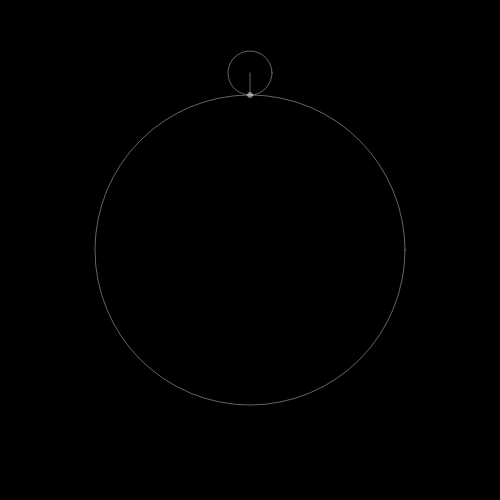
Frame 1 (no input)
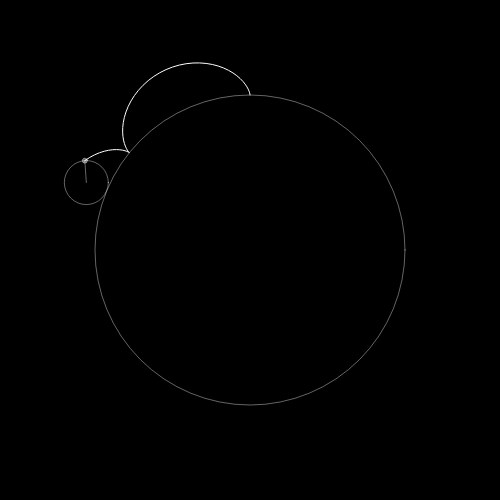
Frame 60 (no input)
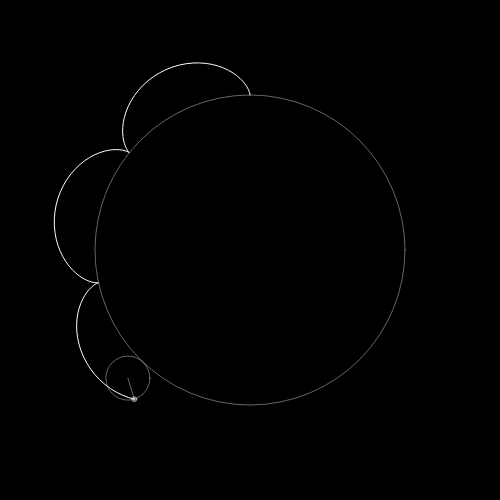
Frame 120 (the mouse pressed at the canvas centre since frame 60)

The p5.js sketch that drew these frames (run headless with seeded random() and noise() and a simulated clock; from frame 60 on, the mouse is pressed at the canvas centre):

// p5.js sketch
// ── sketch.js
let R = 155;
let r = 22;
let alfa = 0;
let path = [];

function setup() {
  createCanvas(500, 500);
}

function draw() {
  background(0);

  translate(width / 2, height / 2);

  noFill();
  stroke(255, 100);
  ellipse(0, 0, R * 2);

  // Center
  let centerx = (R + r) * sin(alfa + PI);
  let centery = (R + r) * cos(alfa + PI);
  noFill();
  ellipse(centerx, centery, r * 2);

  let beta = alfa * R / r;
  let delta = alfa + beta;
  let pointx = centerx - cos(delta + HALF_PI) * r;
  let pointy = centery + sin(delta + HALF_PI) * r;

  line(centerx, centery, pointx, pointy);

  fill(255, 100);
  ellipse(pointx, pointy, 5);

  path.push(createVector(pointx, pointy));

  noFill();
  stroke(255);
  beginShape();
  for (let v of path) {
    vertex(v.x, v.y);
  }
  endShape();

  alfa += 0.02;

  // if (alfa / HALF_PI >= lcm(R, r) / R) {
  //   alfa = 0;
  //   path = [];
  // }
}

function gcd(a, b) {
  return !b ? a : gcd(b, a % b);
}

function lcm(a, b) {
  return (a * b) / gcd(a, b);
}
